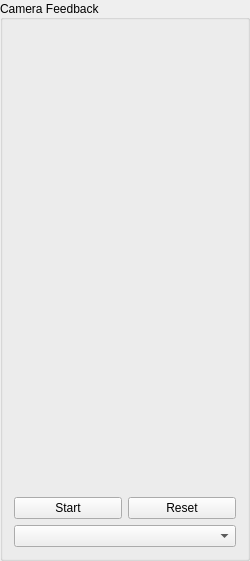
              <widget class="QGroupBox" name="groupBox_2">
               <property name="sizePolicy">
                <sizepolicy hsizetype="Minimum" vsizetype="Preferred">
                 <horstretch>0</horstretch>
                 <verstretch>0</verstretch>
                </sizepolicy>
               </property>
               <property name="minimumSize">
                <size>
                 <width>250</width>
                 <height>0</height>
                </size>
               </property>
               <property name="title">
                <string>Camera Feedback</string>
               </property>
               <property name="alignment">
                <set>Qt::AlignLeading|Qt::AlignLeft|Qt::AlignVCenter</set>
               </property>
               <layout class="QGridLayout" name="gridLayout_4">
                <item row="1" column="0">
                 <widget class="QPushButton" name="button_camera_start">
                  <property name="enabled">
                   <bool>true</bool>
                  </property>
                  <property name="sizePolicy">
                   <sizepolicy hsizetype="Minimum" vsizetype="Preferred">
                    <horstretch>0</horstretch>
                    <verstretch>0</verstretch>
                   </sizepolicy>
                  </property>
                  <property name="autoFillBackground">
                   <bool>false</bool>
                  </property>
                  <property name="text">
                   <string>Start</string>
                  </property>
                 </widget>
                </item>
                <item row="1" column="1">
                 <widget class="QPushButton" name="button_camera_reset">
                  <property name="enabled">
                   <bool>true</bool>
                  </property>
                  <property name="sizePolicy">
                   <sizepolicy hsizetype="Minimum" vsizetype="Preferred">
                    <horstretch>0</horstretch>
                    <verstretch>0</verstretch>
                   </sizepolicy>
                  </property>
                  <property name="text">
                   <string>Reset</string>
                  </property>
                 </widget>
                </item>
                <item row="0" column="0" colspan="2">
                 <widget class="QLabel" name="label_camerafeed">
                  <property name="sizePolicy">
                   <sizepolicy hsizetype="Expanding" vsizetype="MinimumExpanding">
                    <horstretch>0</horstretch>
                    <verstretch>0</verstretch>
                   </sizepolicy>
                  </property>
                  <property name="minimumSize">
                   <size>
                    <width>0</width>
                    <height>460</height>
                   </size>
                  </property>
                  <property name="lineWidth">
                   <number>0</number>
                  </property>
                  <property name="text">
                   <string/>
                  </property>
                  <property name="pixmap">
                   <pixmap resource="../visual_cues.qrc">:/images/camera_icon.jpg</pixmap>
                  </property>
                  <property name="scaledContents">
                   <bool>true</bool>
                  </property>
                  <property name="alignment">
                   <set>Qt::AlignCenter</set>
                  </property>
                  <property name="wordWrap">
                   <bool>false</bool>
                  </property>
                  <property name="margin">
                   <number>10</number>
                  </property>
                 </widget>
                </item>
                <item row="2" column="0" colspan="2">
                 <widget class="QComboBox" name="combobox_camera">
                  <property name="sizePolicy">
                   <sizepolicy hsizetype="MinimumExpanding" vsizetype="Preferred">
                    <horstretch>0</horstretch>
                    <verstretch>0</verstretch>
                   </sizepolicy>
                  </property>
                 </widget>
                </item>
               </layout>
              </widget>
